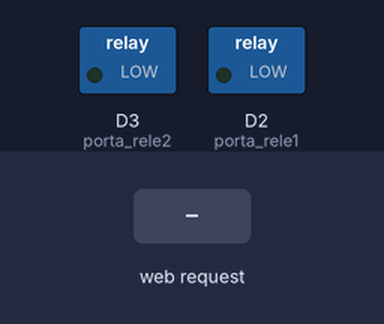
Bench run of a sketch on a simulated ESP8266 (NodeMCU). Parts: switched loads named in the sketch (green lamp = pin HIGH). Inputs (shaded band) come from the test bench. WiFi joins after 1.5 s; servers stay silent unless stated; what the sketch prints to the serial monitor is not drawn.

Above: at 3.2 s.
3.3 s: HTTP request GET /offrele1 received
At 4.5 s:
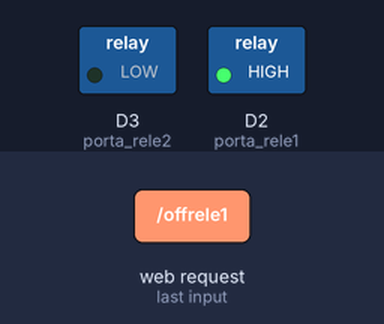
4.8 s: HTTP request GET /offrele2 received
At 5.6 s:
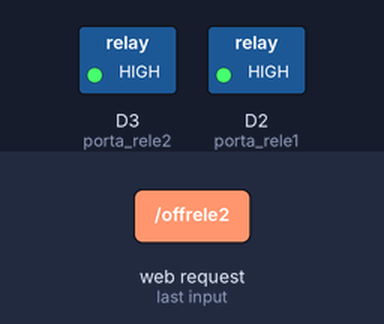
6.3 s: HTTP request GET /onrele1 received
At 6.8 s:
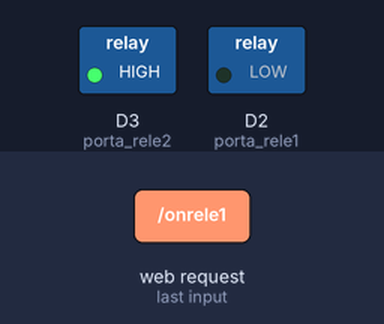
7.8 s: HTTP request GET /onrele2 received
At 9.1 s:
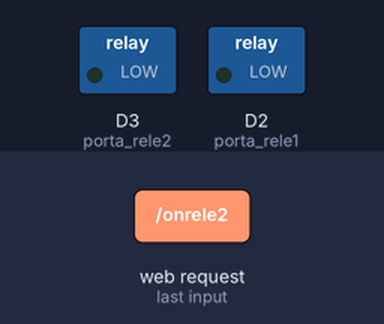
Timing chart, 0 to 10.3 s (numbered marks = the images above; inputs shaded):
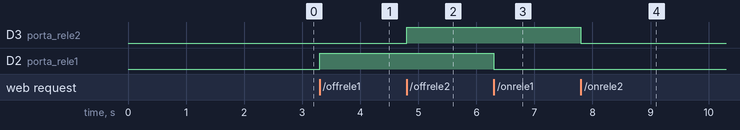

Measured:
- after the input at 3.3 s, D2 (porta_rele1): LOW → HIGH at once
- after the input at 4.8 s, D3 (porta_rele2): LOW → HIGH at once
- after the input at 6.3 s, D2 (porta_rele1): HIGH → LOW at once
- after the input at 7.8 s, D3 (porta_rele2): HIGH → LOW at once

The sketch:

aula.ino
```cpp
#include <ESP8266WiFi.h>
#include <WiFiClient.h>
#include <ESP8266WebServer.h>

const char* ssid= "FIBRA-A066";
const char* password= "0Z48058288";

ESP8266WebServer server(80);

//Porta ligada ao pino IN1 do modulo
int porta_rele1 = D2;
//Porta ligada ao pino IN2 do modulo
int porta_rele2 = D3;

void setup() {

  Serial.begin(115200);

  pinMode(porta_rele1, OUTPUT);
  pinMode(porta_rele2, OUTPUT);

  WiFi.begin(ssid, password);

  while(WiFi.status()!= WL_CONNECTED){
    delay(500);
    Serial.print(".");
    }
    Serial.println("");
    Serial.print("NodeMCU conectado no IP: ");
    Serial.println (WiFi.localIP());
    Serial.print("Conexão efetuada com sucesso!!!");

    server.begin();
    Serial.println("Webserver inicializado");
    delay(500);
    Serial.println("Acesse o endereço pelo: ");
    Serial.println (WiFi.localIP());

    server.on("/", [](){
      server.send(200, "cabeçalho da requisição", "BEM VINDO AO SERVIDOR DO NODEmcu" );
    });

    server.on("/onrele1", [] (){
      server.send(200, "cabeçalho", "Rele 1 ON");
      digitalWrite(porta_rele1, LOW); //Desliga rele 1
      delay(1000);
      });

    server.on("/offrele1", [] (){
      server.send(200, "cabeçalho", "Rele 1 OFF");
      digitalWrite(porta_rele1, HIGH);  //Liga rele 1
      delay(1000);
      });

    server.on("/onrele2", [] (){
      server.send(200, "cabeçalho", "Rele 2 ON");
      digitalWrite(porta_rele2, LOW); //Desliga rele 2
      delay(1000);
      });

    server.on("/offrele2", [] (){
      server.send(200, "cabeçalho", "Rele 2 OFF");
      digitalWrite(porta_rele2, HIGH);  //Liga rele 2
      delay(1000);
      });
    }

    void loop() {
      server.handleClient();
    }
```
